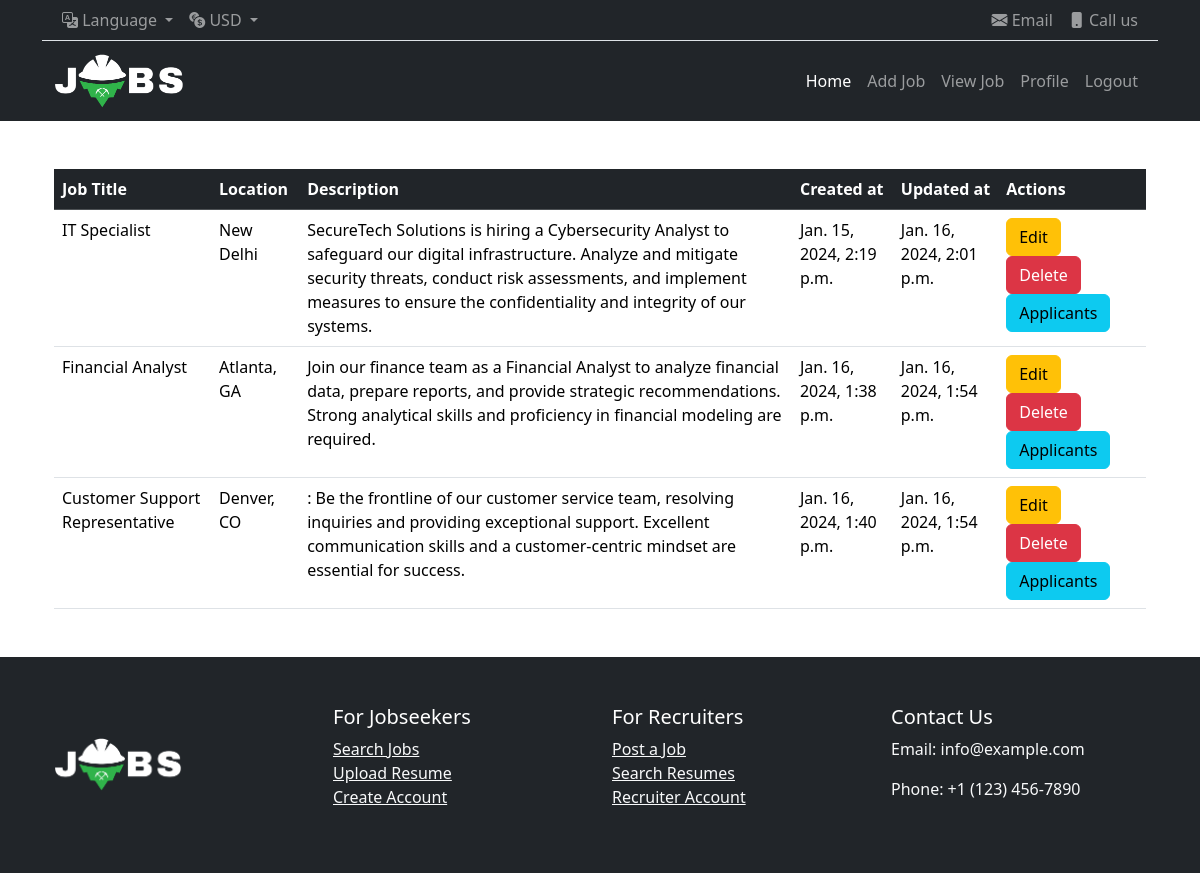
The page /createdJob_byRecruiter/ (signed in) on the database its author committed.
### portalApp/models.py (models this page shows, shortened)
class job_model(models.Model):
    job_title = models.CharField(max_length=100, null=True)
    company_name = models.CharField(max_length=100, null=True)
    location = models.CharField(max_length=100, null=True)
    description = models.TextField()
    job_image = models.ImageField(upload_to='job_image/', null=True)
    create_at = models.DateTimeField(auto_now_add=True, null=True)
    update_at = models.DateTimeField(auto_now=True, null=True)
    job_creator = models.ForeignKey(Custom_User, on_delete=models.CASCADE)

### portalApp/views.py (the view)
# urls.py: path('createdJob_byRecruiter/',views.createdJob_byRecruiter,name='Post_or_Applied_Job_Page'),
def createdJob_byRecruiter(request):
    current_user=request.user
    if current_user.user_type == 'Recruiter':
        posted_job = job_model.objects.filter(job_creator=current_user)
    context={
        'posted_job':posted_job
    }
    return render(request,'Recruiter/postedJob.html',context)

### portalApp/templates/Recruiter/postedJob.html (shortened to what this page needs)
{% extends "base.html" %}
{% block content %}
<div class="container mt-5">
    <table class="table">
        <thead class="table-dark">
            <tr>
                <th>Job Title</th>
                <th>Location</th>
                <th>Description</th>
                <th>Created at</th>
                <th>Updated at</th>
                <th>Actions</th>
            </tr>
        </thead>
        <tbody>
            {% for i in posted_job %}
            <tr>
                <td>{{ i.job_title }}</td>
                <td>{{ i.location }}</td>
                <td>{{ i.description }}</td>
                <td>{{ i.create_at }}</td>
                <td>{{ i.update_at }}</td>
                <td>
                    <a href="{% url 'editPage' i.id %}" class="btn btn-warning">Edit</a>
                    <a href="{% url 'deletePage' i.id %}" class="btn btn-danger">Delete</a>
                    <a href="{% url 'applicant_list' i.id %}" class="btn btn-info">Applicants</a>
                </td>
            </tr>
            {% endfor %}
        </tbody>
    </table>
</div>
{% endblock content %}

### rows shown on the page
job_model: job_title "IT Specialist", location "New Delhi", description "SecureTech Solutions is hiring a Cybersecurity Analyst to safeguard our digital infrastructure. Analyze and mitigate security threats, conduct risk assessments, and implement measures to ensure the confidentiality and integrity of our systems.", create_at "Jan. 15, 2024, 2:19 p.m.", update_at "Jan. 16, 2024, 2:01 p.m."
job_model: job_title "Financial Analyst", location "Atlanta, GA", description "Join our finance team as a Financial Analyst to analyze financial data, prepare reports, and provide strategic recommendations. Strong analytical skills and proficiency in financial modeling are required.", create_at "Jan. 16, 2024, 1:38 p.m.", update_at "Jan. 16, 2024, 1:54 p.m."
job_model: job_title "Customer Support Representative", location "Denver, CO", description ": Be the frontline of our customer service team, resolving inquiries and providing exceptional support. Excellent communication skills and a customer-centric mindset are essential for success.", create_at "Jan. 16, 2024, 1:40 p.m.", update_at "Jan. 16, 2024, 1:54 p.m."
